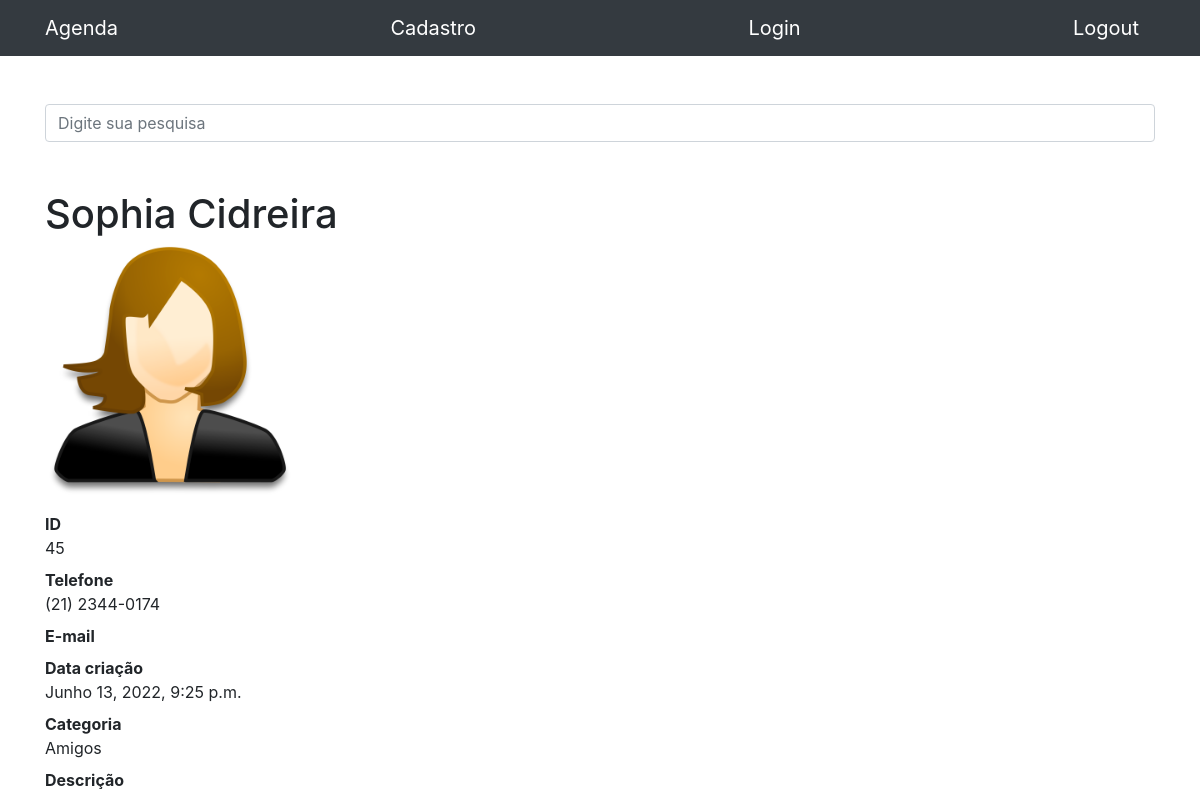
Screenshot of /45 with the database file from the repository.
### contatos/models.py (models this page shows, shortened)
class Contato(models.Model):
    nome = models.CharField(max_length=100)
    sobre_nome = models.CharField(max_length=100, blank=True)
    telefone = models.CharField(max_length=100)
    email = models.CharField(max_length=100, blank=True)
    data_criacao = models.DateTimeField(default=timezone.now)
    descricao = models.TextField(blank=True)
    categoria = models.ForeignKey(Categoria, on_delete=models.DO_NOTHING)
    mostrar = models.BooleanField(default=True)
    foto = models.ImageField(blank=True, upload_to='fotos/%Y/%m/')

class Categoria(models.Model):
    nome = models.CharField(max_length=100)
    def __str__(self):
        return self.nome

### contatos/views.py (the view)
# urls.py: path('<int:contato_id>', views.show, name='show'),
def show(request, contato_id):
    contato = get_object_or_404(Contato, id=contato_id)
    if not contato.mostrar:
        raise Http404()
    return render(request, 'contatos/show.html', {
        'contato': contato
    })

### contatos/templates/contatos/show.html (shortened to what this page needs)
{% extends 'base.html' %}
{% block conteudo %}
<h1 class="mt-5">{{contato.nome}} {{contato.sobre_nome}}</h1>
{% if contato.foto %}
    <p>
        <img src="{{ contato.foto.url }}" style="max-width:250px; height:auto;">
    </p>
{% endif %}
<dl>
    <dt>ID</dt>
    <dd>{{ contato.id }}</dd>
    <dt>Telefone</dt>
    <dd>{{ contato.telefone }}</dd>
    <dt>E-mail</dt>
    <dt>Data criação</dt>
    <dd>{{ contato.data_criacao }}</dd>
    <dt>Categoria</dt>
    <dd>{{ contato.categoria }}</dd>
    <dt>Descrição</dt>
</dl>
{% endblock %}

### rows the page displays
Contato: nome "Sophia", sobre_nome "Cidreira", foto (picture), id "45", telefone "(21) 2344-0174", data_criacao "Junho 13, 2022, 9:25 p.m.", categoria "Amigos"
